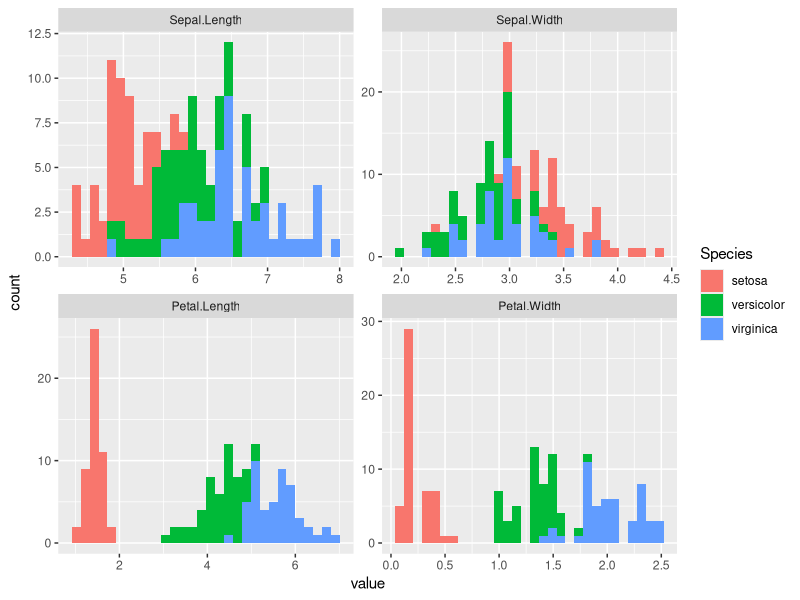

Here is the R script that generated this plot:
# example reshaping data for nice graphs using ggplot2 & ggplot2
library(ggplot2)
library(reshape2)
library(datasets)
data(iris)
# generate a unique id for each row; this let's us go back to wide format later
iris$id <- 1:nrow(iris)
# melt iris dataframe into a skinny long table
iris.lng <- melt(iris, id=c("id", "Species"))
head(iris.lng)
# cast iris dataframe into a wide table
iris.wide <- dcast(iris.lng, id + Species ~ variable)
head(iris.wide)
# plot a facet wrapped histogram
p <- ggplot(aes(x=value, fill=Species), data=iris.lng)
p + geom_histogram() + facet_wrap(~variable, scales="free")
